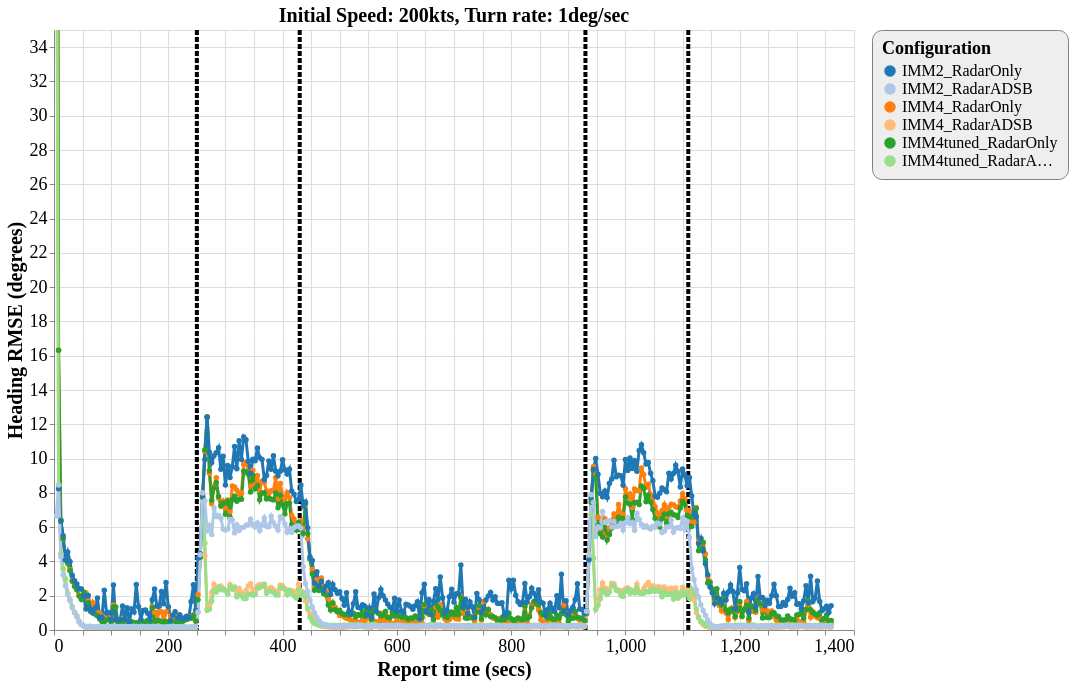

The Vega-Lite source for this figure:
### Vega-Lite specification from a JSON file in a GitHub repository (floating-point values rounded to 4 significant figures; data arrays with more than 128 entries replaced by an {"elided": "..."} marker saying what was removed)
{"config": {"view": {"continuousWidth": 800, "continuousHeight": 600}, "axisX": {"labelFontSize": 18, "titleFontSize": 20}, "axisY": {"labelFontSize": 18, "titleFontSize": 20}, "font": "Times New Roman", "legend": {"cornerRadius": 10, "fillColor": "#EEEEEE", "labelFontSize": 16, "padding": 10, "strokeColor": "gray", "titleFontSize": 18}, "title": {"fontSize": 20}}, "layer": [{"data": {"name": "data-f6abfb9191b080f37ad4995a46cd9647"}, "mark": {"type": "rule", "strokeDash": [5, 2], "strokeWidth": 4}, "encoding": {"color": {"type": "nominal", "field": "color", "scale": null}, "x": {"type": "quantitative", "field": "tt"}}}, {"data": {"name": "data-a9c2b8120670187c02c79d8e1f80f955"}, "mark": {"type": "line", "point": true, "strokeWidth": 3}, "encoding": {"color": {"type": "ordinal", "field": "config", "scale": {"scheme": "category20"}, "sort": ["IMM2_RadarOnly", "IMM2_RadarADSB", "IMM4_RadarOnly", "IMM4_RadarADSB", "IMM4tuned_RadarOnly", "IMM4tuned_RadarADSB"], "title": "Configuration"}, "x": {"type": "quantitative", "field": "time", "title": "Report time (secs)"}, "y": {"type": "quantitative", "field": "rmse_hdg", "scale": {"domain": [0, 35], "zero": false}, "title": "Heading RMSE (degrees)"}}, "selection": {"selector142": {"type": "interval", "bind": "scales", "encodings": ["x", "y"]}}, "title": "Initial Speed: 200kts, Turn rate: 1deg/sec"}], "$schema": "https://vega.github.io/schema/vega-lite/v4.8.1.json", "datasets": {"data-f6abfb9191b080f37ad4995a46cd9647": [{"tt": 250, "color": "black"}, {"tt": 430, "color": "black"}, {"tt": 930, "color": "black"}, {"tt": 1110, "color": "black"}], "data-a9c2b8120670187c02c79d8e1f80f955": {"elided": "2039 records"}}}
